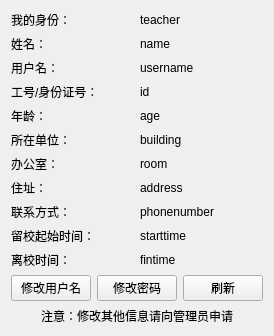
<?xml version="1.0" encoding="UTF-8"?>
<ui version="4.0">
 <class>TeacherInformation</class>
 <widget class="QWidget" name="TeacherInformation">
  <property name="geometry">
   <rect>
    <x>0</x>
    <y>0</y>
    <width>259</width>
    <height>261</height>
   </rect>
  </property>
  <property name="windowTitle">
   <string>TeacherInformation</string>
  </property>
  <property name="windowIcon">
   <iconset>
    <normaloff>images/myinformation.png</normaloff>images/myinformation.png</iconset>
  </property>
  <layout class="QGridLayout" name="gridLayout">
   <item row="0" column="1">
    <layout class="QVBoxLayout" name="verticalLayout_2">
     <item>
      <widget class="QLabel" name="classText">
       <property name="text">
        <string>teacher</string>
       </property>
      </widget>
     </item>
     <item>
      <widget class="QLabel" name="nameText">
       <property name="text">
        <string>name</string>
       </property>
      </widget>
     </item>
     <item>
      <widget class="QLabel" name="usernameText">
       <property name="text">
        <string>username</string>
       </property>
      </widget>
     </item>
     <item>
      <widget class="QLabel" name="idText">
       <property name="text">
        <string>id</string>
       </property>
      </widget>
     </item>
     <item>
      <widget class="QLabel" name="ageText">
       <property name="text">
        <string>age</string>
       </property>
      </widget>
     </item>
     <item>
      <widget class="QLabel" name="buildingText">
       <property name="text">
        <string>building</string>
       </property>
      </widget>
     </item>
     <item>
      <widget class="QLabel" name="roomText">
       <property name="text">
        <string>room</string>
       </property>
      </widget>
     </item>
     <item>
      <widget class="QLabel" name="addressText">
       <property name="text">
        <string>address</string>
       </property>
      </widget>
     </item>
     <item>
      <widget class="QLabel" name="phoneText">
       <property name="text">
        <string>phonenumber</string>
       </property>
      </widget>
     </item>
     <item>
      <widget class="QLabel" name="starttimeText">
       <property name="text">
        <string>starttime</string>
       </property>
      </widget>
     </item>
     <item>
      <widget class="QLabel" name="fintimeText">
       <property name="text">
        <string>fintime</string>
       </property>
      </widget>
     </item>
    </layout>
   </item>
   <item row="0" column="0">
    <layout class="QVBoxLayout" name="verticalLayout">
     <item>
      <widget class="QLabel" name="classLabel">
       <property name="text">
        <string>我的身份：</string>
       </property>
      </widget>
     </item>
     <item>
      <widget class="QLabel" name="nameLabel">
       <property name="text">
        <string>姓名：</string>
       </property>
      </widget>
     </item>
     <item>
      <widget class="QLabel" name="usernameLabel">
       <property name="text">
        <string>用户名：</string>
       </property>
      </widget>
     </item>
     <item>
      <widget class="QLabel" name="idLabel">
       <property name="text">
        <string>工号/身份证号：</string>
       </property>
      </widget>
     </item>
     <item>
      <widget class="QLabel" name="ageLabel">
       <property name="text">
        <string>年龄：</string>
       </property>
      </widget>
     </item>
     <item>
      <widget class="QLabel" name="buildingLabel">
       <property name="text">
        <string>所在单位：</string>
       </property>
      </widget>
     </item>
     <item>
      <widget class="QLabel" name="roomLabel">
       <property name="text">
        <string>办公室：</string>
       </property>
      </widget>
     </item>
     <item>
      <widget class="QLabel" name="addressLabel">
       <property name="text">
        <string>住址：</string>
       </property>
      </widget>
     </item>
     <item>
      <widget class="QLabel" name="phoneLabel">
       <property name="text">
        <string>联系方式：</string>
       </property>
      </widget>
     </item>
     <item>
      <widget class="QLabel" name="starttimeLabel">
       <property name="text">
        <string>留校起始时间：</string>
       </property>
      </widget>
     </item>
     <item>
      <widget class="QLabel" name="fintimeLabel">
       <property name="text">
        <string>离校时间：</string>
       </property>
      </widget>
     </item>
    </layout>
   </item>
   <item row="1" column="0" colspan="2">
    <layout class="QHBoxLayout" name="horizontalLayout">
     <item>
      <widget class="QPushButton" name="changeusername">
       <property name="text">
        <string>修改用户名</string>
       </property>
      </widget>
     </item>
     <item>
      <widget class="QPushButton" name="changepassword">
       <property name="text">
        <string>修改密码</string>
       </property>
      </widget>
     </item>
     <item>
      <widget class="QPushButton" name="flushBtn">
       <property name="text">
        <string>刷新</string>
       </property>
      </widget>
     </item>
    </layout>
   </item>
   <item row="2" column="0" colspan="2">
    <widget class="QLabel" name="label">
     <property name="text">
      <string>注意：修改其他信息请向管理员申请</string>
     </property>
     <property name="alignment">
      <set>Qt::AlignCenter</set>
     </property>
    </widget>
   </item>
  </layout>
 </widget>
 <layoutdefault spacing="6" margin="11"/>
 <resources/>
 <connections/>
</ui>
